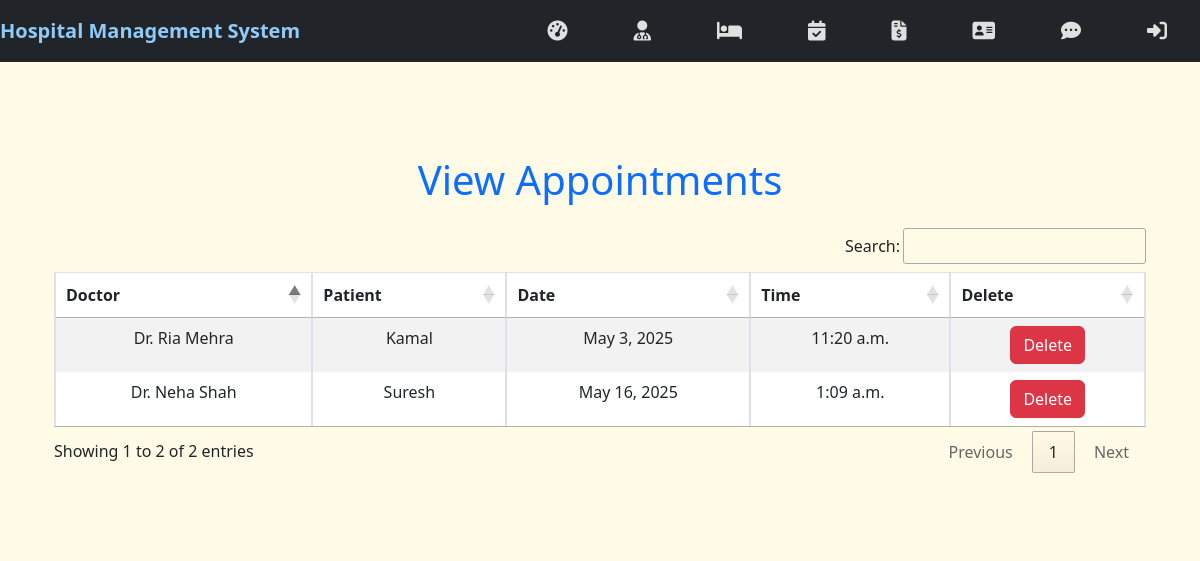
The page /view_appointment/ (signed in) on the database its author committed.
### hospital/models.py (models this page shows, shortened)
class Appointment(models.Model):
    doctor = models.ForeignKey(Doctor, on_delete=models.CASCADE)
    patient = models.ForeignKey(Patient, on_delete=models.CASCADE)
    date1 = models.DateField()
    time1 = models.TimeField()

class Doctor(models.Model):
    doctor_id = models.PositiveIntegerField(unique=True, editable=False, null=True, blank=True)
    name = models.CharField(max_length=50)
    mobile = models.CharField(max_length=10)
    qualification = models.CharField(max_length=50, default="Not Available")
    department = models.CharField(max_length=50)
    special = models.CharField(max_length=50)
    is_active = models.BooleanField(default=True)

class Patient(models.Model):
    ROOM_TYPES = [
        ('General Ward', 'General Ward'),
        ('Emergency', 'Emergency'),
        ('Super Speciality', 'Super Speciality'),
        ('Luxury', 'Luxury'),
    ]
    patient_id = models.PositiveIntegerField(unique=True, editable=False, null=True, blank=True)
    name = models.CharField(max_length=50)
    age = models.PositiveIntegerField(default=18)
    mobile = models.CharField(max_length=10)
    gender = models.CharField(max_length=10)
    address = models.TextField()
    issue = models.CharField(max_length=255)
    room_type = models.CharField(max_length=50, choices=ROOM_TYPES, default='General Ward')
    room_number = models.CharField(max_length=10, null=True, blank=True)
    is_active = models.BooleanField(default=True)

### hospital/views.py (the view)
# urls.py: path('view_appointment/', View_Appointment, name='view_appointment'),
def View_Appointment(request):
    if not request.user.is_staff:
        return redirect('login')
    appointments = Appointment.objects.all()
    return render(request, 'view_appointment.html', {'appointments': appointments})

### hospital/templates/view_appointment.html (shortened to what this page needs)
{% extends 'navigationbar.html' %}
{% load static %}
{% block body %}
<div class="container" style="margin-top:50px">
    <h1 class="text-center text-primary mb-4">View Appointments</h1>
    <table id="appointmentsTable" class="table table-bordered table-striped table-hover">
        <thead>
            <tr>
                <th>Doctor</th>
                <th>Patient</th>
                <th>Date</th>
                <th>Time</th>
                <th>Delete</th>
            </tr>
        </thead>
        <tbody>
            {% for appointment in appointments %}
            <tr>
                <td>{{ appointment.doctor.name }}</td>
                <td>{{ appointment.patient.name }}</td>
                <td>{{ appointment.date1 }}</td>
                <td>{{ appointment.time1 }}</td>
                <td>
                    <a href="{% url 'delete_appointment' appointment.id %}"
                    onclick="return confirm('Are you sure?')"
                    class="btn btn-danger">Delete</a>
                </td>
            </tr>
            {% endfor %}
        </tbody>
    </table>
</div>
<link rel="stylesheet" href="https://cdn.datatables.net/1.13.6/css/jquery.dataTables.min.css">
<link rel="stylesheet" href="https://cdn.datatables.net/buttons/2.4.2/css/buttons.dataTables.min.css">
{% endblock %}

### hospital/static/css/mystyle.css (style rules this page uses)
body { font-family: Arial, sans-serif; margin: 0; padding: 0; background-color: #D6ECFA; }
body { font-family: Arial, sans-serif; background-color: #e6f7ff; margin: 0; padding: 0; text-align: center; }
h1 { font-size: 2.8rem; margin-top: 20px; color: #003366; }
body { background-color: #fffbe6 !important; color: #333; margin: 0; font-family: Arial, sans-serif; }
.container { background-color: #fffbe6 !important; border-radius: 10px; padding: 20px; }
.container { max-width: 800px; margin: 40px auto; padding: 10px; text-align: center; }

### rows shown on the page
Appointment: doctor.name "Dr. Ria Mehra", patient.name "Kamal", date1 "May 3, 2025", time1 "11:20 a.m."
Appointment: doctor.name "Dr. Neha Shah", patient.name "Suresh", date1 "May 16, 2025", time1 "1:09 a.m."
